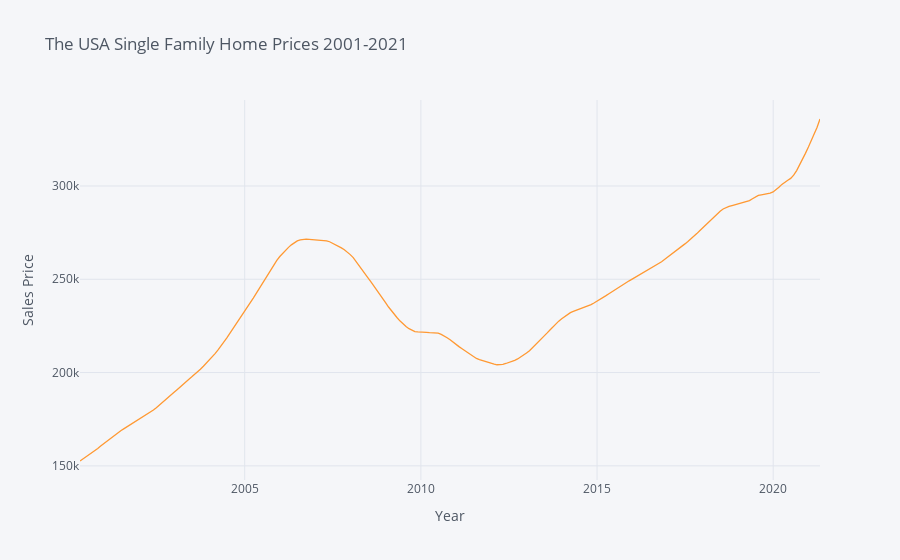

The cell this chart's notebook holds for it:
### Code cell
usa_price.iplot(title="The USA Single Family Home Prices 2001-2021",
                    xTitle="Year",
                    yTitle="Sales Price",
                    shape=(12,1)
                    )

### Figure 1 — Plotly figure (JSON) as saved in the notebook; plotly's stock layout.template omitted (floating-point values rounded to 4 significant figures; data arrays with more than 128 entries replaced by an {"elided": "..."} marker saying what was removed)
{"data": [{"line": {"color": "rgba(255, 153, 51, 1.0)", "dash": "solid", "shape": "linear", "width": 1.3}, "mode": "lines", "name": "Average Price", "text": "", "type": "scatter", "x": {"elided": "253 str values"}, "y": {"elided": "253 float values"}}], "layout": {"legend": {"bgcolor": "#F5F6F9", "font": {"color": "#4D5663"}}, "paper_bgcolor": "#F5F6F9", "plot_bgcolor": "#F5F6F9", "title": {"font": {"color": "#4D5663"}, "text": "The USA Single Family Home Prices 2001-2021"}, "xaxis": {"gridcolor": "#E1E5ED", "showgrid": true, "tickfont": {"color": "#4D5663"}, "title": {"font": {"color": "#4D5663"}, "text": "Year"}, "zerolinecolor": "#E1E5ED"}, "yaxis": {"gridcolor": "#E1E5ED", "showgrid": true, "tickfont": {"color": "#4D5663"}, "title": {"font": {"color": "#4D5663"}, "text": "Sales Price"}, "zerolinecolor": "#E1E5ED"}}}
